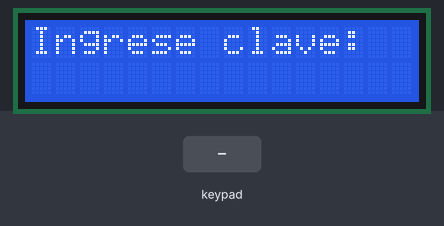
Simulated run of this sketch. Board: Arduino Uno, built with avr-gcc and run on an emulated ATmega328P. Parts: 16×2 character LCD. The inputs (shaded band) are chosen by the test bench.

Above: at 1.2 s.
1.3 s: keypad keys 1 2 3 4 # pressed 0.4 s apart
At 4.3 s:
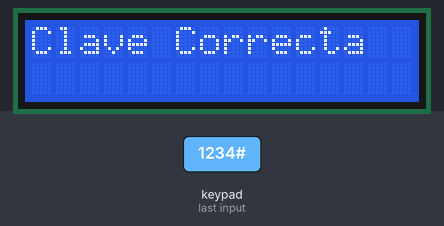
4.8 s: key '#' pressed
At 5.7 s:
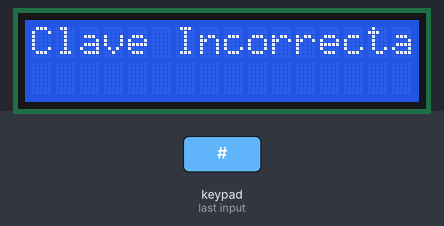
7.8 s: keypad keys 1 2 3 4 * pressed 0.4 s apart
At 10.5 s:
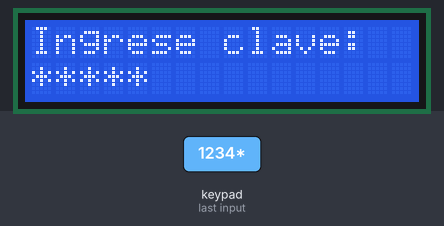
11.3 s: keypad keys 1 2 3 4 A pressed 0.4 s apart
At 13.2 s:
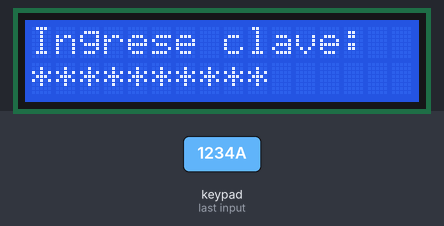
14.8 s: key '1' pressed
At 15.8 s:
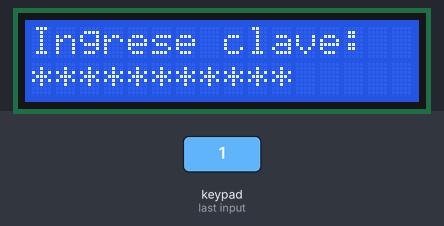
16.3 s: keypad keys 1 2 3 4 D pressed 0.4 s apart
At 19.3 s:
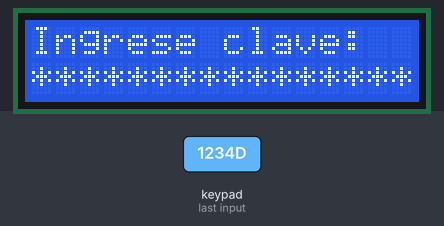
Timing chart, 0 to 20.8 s (numbered marks = the images above; inputs shaded):
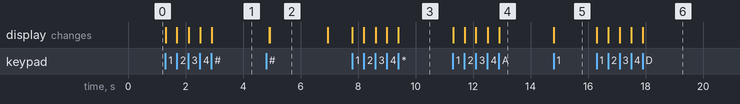

Measured:
- after the input at 1.3 s, the display: first changes at once (image 1 shows a later state)
- after the input at 4.8 s, the display: first differs from a run without the input after 0.14 s (image 2)
- after the input at 7.8 s, the display: first changes at once (image 3 shows a later state)
- after the input at 11.3 s, the display: first changes at once (image 4 shows a later state)
- after the input at 14.8 s, the display: changes at once (image 5)
- after the input at 16.3 s, the display: first changes at once (image 6 shows a later state)
- what the display in image 2 shows lasts 2.0 s, from 4.9 s to 6.9 s

The sketch:

seguridad.ino
```cpp
#include <Keypad.h>
#include <LiquidCrystal.h>

const int ROW_NUM = 4; // Número de filas del teclado
const int COLUMN_NUM = 4; // Número de columnas del teclado
char keys[ROW_NUM][COLUMN_NUM] = {
  {'1','2','3','A'},
  {'4','5','6','B'},
  {'7','8','9','C'},
  {'*','0','#','D'}
};
byte pin_rows[ROW_NUM] = {5, 4, 3, 2}; // Pines de las filas del teclado
byte pin_column[COLUMN_NUM] = {A3, A2, A1, A0}; // Pines de las columnas del teclado

Keypad keypad = Keypad(makeKeymap(keys), pin_rows, pin_column, ROW_NUM, COLUMN_NUM);
LiquidCrystal lcd(12, 11, 10, 9, 8, 7); // Pines de conexión al LCD

const char* correctPasscode = "1234"; // Clave correcta
const int maxAttempts = 3; // Número máximo de intentos
const unsigned long maxInputTime = 10000; // Tiempo máximo de espera para ingresar la contraseña (en milisegundos)

void setup() {
  lcd.begin(16, 2);
  lcd.print("Ingrese clave:");
}

void loop() {
  static String passcodeInput;
  static unsigned long inputStartTime = 0;
  unsigned long currentTime = millis();
  char key = keypad.getKey();

  if (key) {
    inputStartTime = currentTime; // Reinicia el tiempo de espera al presionar cualquier tecla
    if (key != '#') {
      passcodeInput += key;
      lcd.setCursor(passcodeInput.length() - 1, 1);
      lcd.print("*");
    } else {
      if (passcodeInput.length() >= 4 && passcodeInput.length() <= 8) {
        if (passcodeInput == correctPasscode) {
          lcd.clear();
          lcd.print("Clave Correcta");
          delay(2000);
          lcd.clear();
          lcd.print("Ingrese clave:");
        } else {
          static int attempts = 1;
          if (attempts < maxAttempts) {
            lcd.clear();
            lcd.print("Clave Incorrecta");
            delay(2000);
            lcd.clear();
            lcd.print("Ingrese clave:");
            attempts++;
          } else {
            lcd.clear();
            lcd.print("Sistema bloqueado");
            while (true); // Bucle infinito para bloquear el sistema
          }
        }
      } else {
        lcd.clear();
        lcd.print("Clave Incorrecta");
        delay(2000);
        lcd.clear();
        lcd.print("Ingrese clave:");
        static int attempts = 1;
        if (attempts < maxAttempts) {
          attempts++;
        } else {
          lcd.clear();
          lcd.print("Sistema bloqueado");
          while (true); // Bucle infinito para bloquear el sistema
        }
      }
      passcodeInput = "";
      lcd.setCursor(0, 1);
      lcd.print("                ");
    }
  } else if (currentTime - inputStartTime > maxInputTime) {
    lcd.clear();
    lcd.print("Tiempo Excedido");
    delay(2000);
    lcd.clear();
    lcd.print("Ingrese clave:");
    static int attempts = 1;
    if (attempts < maxAttempts) {
      attempts++;
    } else {
      lcd.clear();
      lcd.print("Sistema bloqueado");
      while (true); // Bucle infinito para bloquear el sistema
    }
    passcodeInput = "";
    lcd.setCursor(0, 1);
    lcd.print("                ");
  }
}
```
